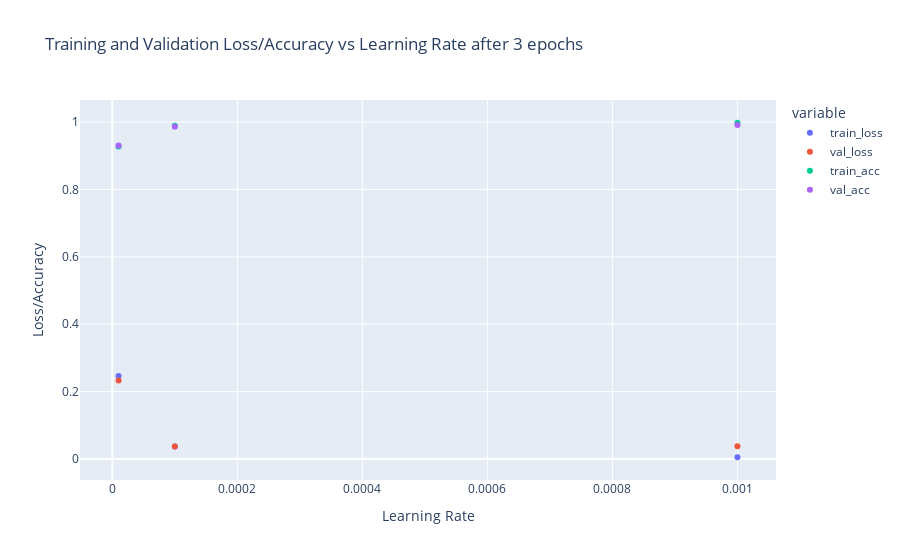

The code cell stored with this chart in its notebook:
### Code cell
df_results = pd.DataFrame(results)
fig = px.scatter(df_results, x="learning_rates", y=["train_loss", "val_loss", "train_acc", "val_acc"],
              labels={"value": "Loss/Accuracy", "learning_rates": "Learning Rate"},
              title="Training and Validation Loss/Accuracy vs Learning Rate after 3 epochs")
fig.show()

### Figure 1 — Plotly figure (JSON) as saved in the notebook; plotly's stock layout.template omitted (floating-point values rounded to 4 significant figures)
{"data": [{"hovertemplate": "variable=train_loss<br>Learning Rate=%{x}<br>Loss/Accuracy=%{y}<extra></extra>", "legendgroup": "train_loss", "marker": {"color": "#636efa", "symbol": "circle"}, "mode": "markers", "name": "train_loss", "orientation": "v", "showlegend": true, "type": "scatter", "x": [0.001, 0.0001, 1e-05], "xaxis": "x", "y": [0.005105, 0.03724, 0.2467], "yaxis": "y"}, {"hovertemplate": "variable=val_loss<br>Learning Rate=%{x}<br>Loss/Accuracy=%{y}<extra></extra>", "legendgroup": "val_loss", "marker": {"color": "#EF553B", "symbol": "circle"}, "mode": "markers", "name": "val_loss", "orientation": "v", "showlegend": true, "type": "scatter", "x": [0.001, 0.0001, 1e-05], "xaxis": "x", "y": [0.03779, 0.03735, 0.2332], "yaxis": "y"}, {"hovertemplate": "variable=train_acc<br>Learning Rate=%{x}<br>Loss/Accuracy=%{y}<extra></extra>", "legendgroup": "train_acc", "marker": {"color": "#00cc96", "symbol": "circle"}, "mode": "markers", "name": "train_acc", "orientation": "v", "showlegend": true, "type": "scatter", "x": [0.001, 0.0001, 1e-05], "xaxis": "x", "y": [0.9981, 0.9889, 0.928], "yaxis": "y"}, {"hovertemplate": "variable=val_acc<br>Learning Rate=%{x}<br>Loss/Accuracy=%{y}<extra></extra>", "legendgroup": "val_acc", "marker": {"color": "#ab63fa", "symbol": "circle"}, "mode": "markers", "name": "val_acc", "orientation": "v", "showlegend": true, "type": "scatter", "x": [0.001, 0.0001, 1e-05], "xaxis": "x", "y": [0.9911, 0.9866, 0.9303], "yaxis": "y"}], "layout": {"legend": {"title": {"text": "variable"}, "tracegroupgap": 0}, "title": {"text": "Training and Validation Loss/Accuracy vs Learning Rate after 3 epochs"}, "xaxis": {"anchor": "y", "domain": [0, 1], "title": {"text": "Learning Rate"}}, "yaxis": {"anchor": "x", "domain": [0, 1], "title": {"text": "Loss/Accuracy"}}}}
